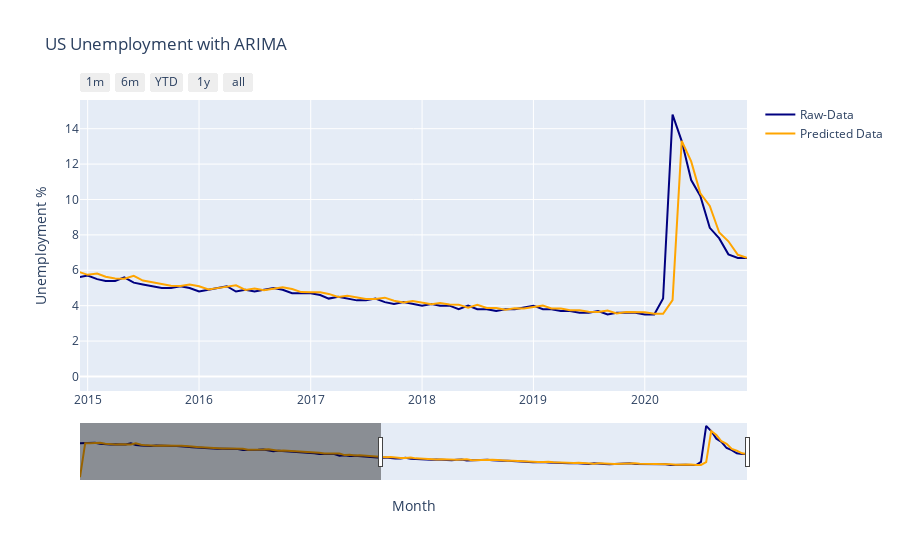

The notebook cell saved with this chart:
### Markdown cell above
### Auto-Regressive Integrated Moving Average (ARIMA)

The ARIMA method combines the ***'Auto-Regression'***, ***'Moving Average'*** models, as well as a differencing pre-processing technique called ***'Integration'*** to make the sequence stationary.

**The model is suitable for sequences WITH trend and WITHOUT seasonal components**

### Code cell
# Initialising the ARIMA model
arima = ARIMA(bls_api['US Unemployment Rate %'], order=(1,1,1))
# Fitting the ARIMA model to the data
arima_fit = arima.fit()
# Predictions using the model
yhat_arima = arima_fit.predict()
# Plotting predicted against the raw data
time_plot('ARIMA', yhat_arima)

### Figure 1 — Plotly figure (JSON) as saved in the notebook; plotly's stock layout.template omitted (floating-point values rounded to 4 significant figures; data arrays with more than 128 entries replaced by an {"elided": "..."} marker saying what was removed)
{"data": [{"line": {"color": "navy"}, "name": "Raw-Data", "type": "scatter", "x": {"elided": "132 str values"}, "y": {"elided": "132 float values"}}, {"line": {"color": "orange"}, "name": "Predicted Data", "type": "scatter", "x": {"elided": "132 str values"}, "y": {"elided": "132 float values"}}], "layout": {"autosize": true, "title": {"text": "US Unemployment with ARIMA"}, "xaxis": {"autorange": false, "range": ["2014-12-06 20:01:25.2071", "2020-12-01"], "rangeselector": {"buttons": [{"count": 1, "label": "1m", "step": "month", "stepmode": "backward"}, {"count": 6, "label": "6m", "step": "month", "stepmode": "backward"}, {"count": 1, "label": "YTD", "step": "year", "stepmode": "todate"}, {"count": 1, "label": "1y", "step": "year", "stepmode": "backward"}, {"step": "all"}]}, "rangeslider": {"autorange": true, "range": ["2010-01-01", "2020-12-01"], "visible": true, "yaxis": {"_template": null, "rangemode": "match"}}, "showspikes": true, "spikethickness": 1, "title": {"text": "Month"}, "type": "date"}, "yaxis": {"autorange": true, "range": [-0.8222, 15.62], "showspikes": true, "spikethickness": 1, "title": {"text": "Unemployment %"}, "type": "linear"}}}
